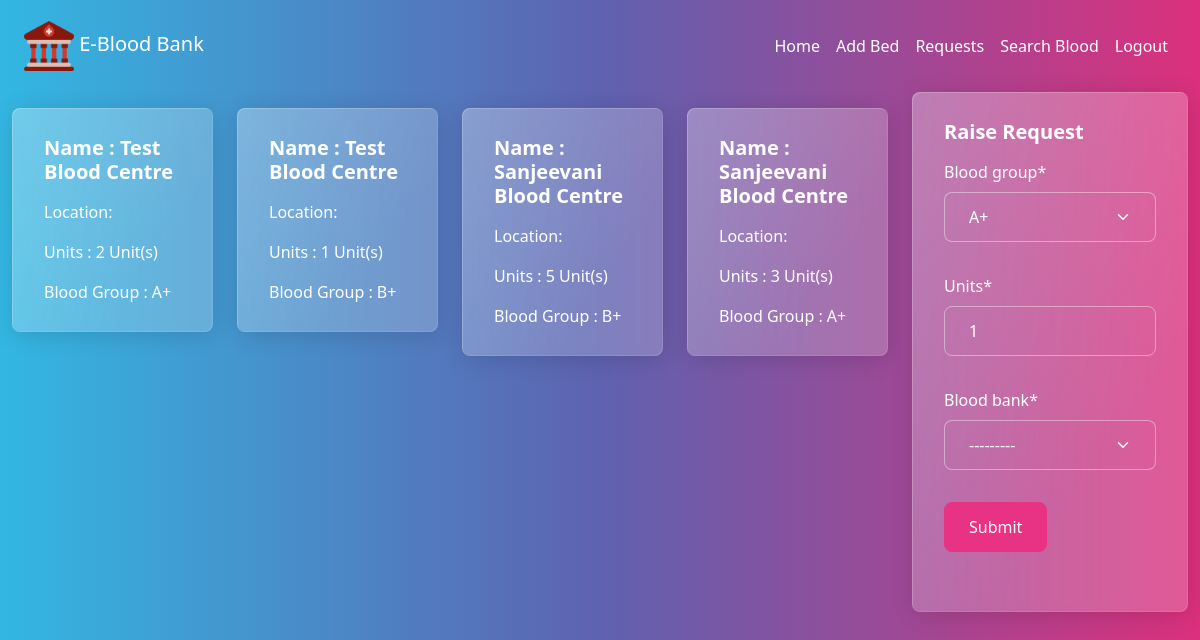
Page /hospital/raise_request/ on the committed database.
### bank/models.py (models this page shows, shortened)
class Blood(models.Model):
    blood_group = models.CharField(
        max_length=100, choices=_BLOOD_GROUP_CHOICES)
    units = models.IntegerField(default=1)
    blood_bank = models.ForeignKey(BloodBank, on_delete=models.CASCADE)

class BloodBank(models.Model):
    name = models.CharField(max_length=100)
    phone = models.CharField(max_length=100)
    email = models.CharField(max_length=100)
    password = models.CharField(max_length=100)
    license = models.CharField(max_length=100)
    address = models.CharField(max_length=500, null=True)
    state = models.ForeignKey(State, on_delete=models.CASCADE)
    city = models.ForeignKey(City, on_delete=models.CASCADE)
    image = models.ImageField(upload_to="static/img/bloodbank/")
    def __str__(self):
        return self.name

### hospital/views.py (the view)
# urls.py: path('raise_request/', views.raise_request, name='raise_request'),
def raise_request(req):
    if req.method == 'POST':
        form = BloodRequestForm(req.POST)
        print(req.session['hospital'])
        if form.is_valid():
            form.save(commit=False)
            form.instance.hospital = Hospital.objects.get(pk=req.session['hospital'])
            form.save()
        else:
            return render(req, _RAISE_REQUESTS_PAGE, {'form': form})
        return redirect('requests')
    else:
        form = BloodRequestForm()
        bloods = Blood.objects.all()
        return render(req, _RAISE_REQUESTS_PAGE , {'form': form , "bloods": bloods})

### hospital/forms.py
class BloodRequestForm(forms.ModelForm):
        helper = FormHelper()
        helper.form_method = 'POST'
        helper.add_input(Submit('submit', 'Submit'))
        helper.form_action = '/hospital/raise_request/'
        class Meta:
            model = BloodRequest
            fields = ['blood_group', 'units' , 'blood_bank']

### templates/hospital/raise_request.html
{% extends 'base.html' %} {% block title %}Raise Request | Hospital {% endblock%} {%block content %} {% include 'hospital/nav.html' %} {% load crispy_forms_tags %}
<div class="row">
  <div class="col" style="overflow-y: auto; height: 85vh">
    <div class="row mb-2">
      {% for b in bloods %}
      <div class="col-3 mt-2">
        <div class="card">
          <div class="card-body">
            <h5 class="card-title">Name : {{b.blood_bank.name}}</h5>
            <p class="card-text">Location: {{b.blood_bank.location}}</p>
            <p class="card-text">Units : {{b.units}} Unit(s)</p>
            <p class="card-text">Blood Group : {{b.blood_group}}</p>
          </div>
        </div>
      </div>
      {% endfor %}
    </div>
  </div>
  <div class="col-3">
    <div class="card">
      <div class="card-body">
        <h5 class="card-title">Raise Request</h5>
        {% crispy form %}
      </div>
    </div>
  </div>
</div>
{% endblock %}

### templates/base.html (shortened to what this page needs)
<!DOCTYPE html>
<html lang="en">
  <head>
    <link rel="stylesheet" href="/static/css/style.css" />
  </head>
  <body>
    <div class="container-fluid">{% block content %}{% endblock content %}</div>
  </body>
</html>

### templates/hospital/nav.html (shortened to what this page needs)
<nav class="navbar navbar-expand-lg bg-body-tertiary navbar-dark">
  <div class="container-fluid">
    <a class="navbar-brand" href=" ">
      <img
        src="/static/img/bb.png"
        alt="blood bank image"
        width="50"
        height="50"
        class="d-inline-block align-text-middle"
      />
      E-Blood Bank
    </a>
    <div class="d-flex">
      <div class="collapse navbar-collapse" id="navbarSupportedContent">
        <ul class="navbar-nav me-auto mb-2 mb-lg-0">
          <li class="nav-item">
            <a class="nav-link active" aria-current="page" href="/hospital/home"
              >Home</a
            >
          </li>
          <li class="nav-item">
            <a
              class="nav-link active"
              aria-current="page"
              href="/hospital/add_bed"
              >Add Bed</a
            >
          </li>
          <li class="nav-item">
            <a
              class="nav-link active"
              aria-current="page"
              href="/hospital/requests"
              >Requests</a
            >
          </li>
          <li class="nav-item">
            <a
              class="nav-link active"
              aria-current="page"
              href="/hospital/search_blood"
              >Search Blood</a
            >
          </li>
          <li class="nav-item">
            <a class="nav-link active" aria-current="page" href="/logout/"
              >Logout</a
            >
          </li>
        </ul>
      </div>
    </div>
  </div>
</nav>

### rows in the picture
Blood: blood_bank.name "Test Blood Centre", units "2", blood_group "A+"
Blood: blood_bank.name "Test Blood Centre", units "1", blood_group "B+"
Blood: blood_bank.name "Sanjeevani Blood Centre", units "5", blood_group "B+"
Blood: blood_bank.name "Sanjeevani Blood Centre", units "3", blood_group "A+"
